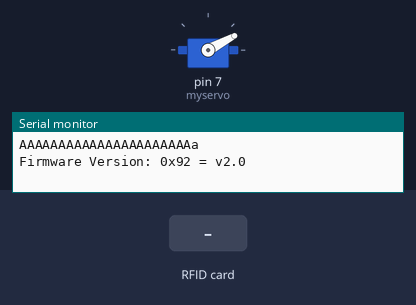
A sketch run on a simulated Arduino Uno, built with avr-gcc and run on an emulated ATmega328P. On the bench: servo, the last lines printed to the serial monitor. Inputs (shaded band) come from the test bench.

Above: at 0.5 s.
At 1.2 s:
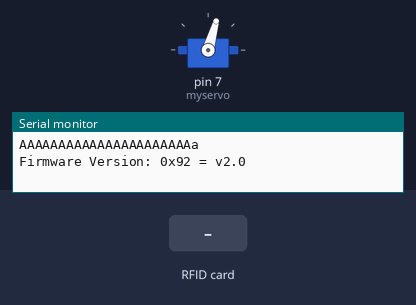
1.3 s: RFID card 5E 7A 19 C4 held to the reader
At 5.63 s:
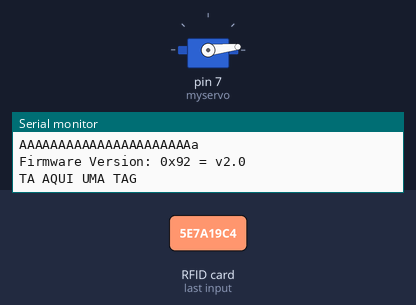
Timing chart, 0 to 13.8 s (numbered marks = the images above; inputs shaded):
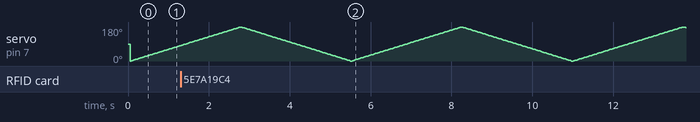

The sketch:

girfid.ino
```cpp
// (licence header left out)
#include <Servo.h>
#include <SPI.h>
#include <MFRC522.h>

#define RST_PIN         9          // Configurable, see typical pin layout above
#define SS_PIN          10         // Configurable, see typical pin layout above

MFRC522 mfrc522(SS_PIN, RST_PIN);  // Create MFRC522 instance
uint32_t timeelapsed = 0, start =0;
bool tag = false;

Servo myservo;  // create servo object to control a servo
int pos = 0;    // variable to store the servo position


void setup() {
	Serial.begin(9600);		// Initialize serial communications with the PC
	while (!Serial);		// Do nothing if no serial port is opened (added for Arduinos based on ATMEGA32U4)
	SPI.begin();			// Init SPI bus
	myservo.attach(7);
	Serial.println("AAAAAAAAAAAAAAAAAAAAAAa");
	mfrc522.PCD_Init();		// Init MFRC522
	delay(4);				// Optional delay. Some board do need more time after init to be ready, see Readme
	mfrc522.PCD_DumpVersionToSerial();	// Show details of PCD - MFRC522 Card Reader details
	mfrc522.PCD_SetAntennaGain(mfrc522.RxGain_max);
	start = millis();
	timeelapsed = start;
}

void tim() // timer compare interrupt service routine
{

}

void loop() {

	for (pos = 0; pos <= 180; pos += 1) {
    myservo.write(pos);    // tell servo to go to position in variable 'pos'
    delay(15);               // waits 15ms for the servo to reach the position
  }

  // goes from 180 degrees to 0 degrees
  for (pos = 180; pos >= 0; pos -= 1) {
    myservo.write(pos);    // tell servo to go to position in variable 'pos'
    delay(15);               // waits 15ms for the servo to reach the position
  }
	timeelapsed = millis();
	if ((timeelapsed - start) > 5000) {
		tim();
		timeelapsed = millis();
		start = millis();
	}

	// Reset the loop if no new card present on the sensor/reader. This saves the entire process when idle.
	if ( ! mfrc522.PICC_IsNewCardPresent()) {
		return;
	}

	// Select one of the cards
	if ( ! mfrc522.PICC_ReadCardSerial()) {
		return;
	}
	Serial.println("TA AQUI UMA TAG");

	// Dump debug info about the card; PICC_HaltA() is automatically called
	//mfrc522.PICC_DumpToSerial(&(mfrc522.uid));
}
```
